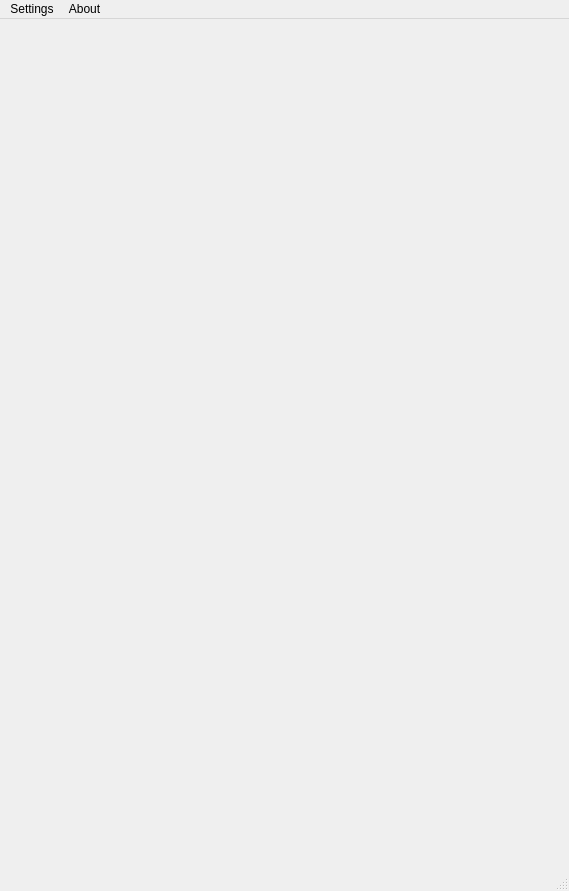
<?xml version="1.0" encoding="UTF-8"?>
<ui version="4.0">
 <class>ParentSettingsMainWindow</class>
 <widget class="QMainWindow" name="ParentSettingsMainWindow">
  <property name="geometry">
   <rect>
    <x>0</x>
    <y>0</y>
    <width>569</width>
    <height>891</height>
   </rect>
  </property>
  <property name="windowTitle">
   <string>MainWindow</string>
  </property>
  <widget class="QWidget" name="centralwidget"/>
  <widget class="QMenuBar" name="menubar">
   <property name="geometry">
    <rect>
     <x>0</x>
     <y>0</y>
     <width>569</width>
     <height>22</height>
    </rect>
   </property>
   <widget class="QMenu" name="menuSettings">
    <property name="title">
     <string>Settings</string>
    </property>
    <addaction name="openSetup"/>
   </widget>
   <widget class="QMenu" name="menuAbout">
    <property name="title">
     <string>About</string>
    </property>
    <addaction name="openHelp"/>
   </widget>
   <addaction name="menuSettings"/>
   <addaction name="menuAbout"/>
  </widget>
  <widget class="QStatusBar" name="statusbar"/>
  <action name="openSetup">
   <property name="text">
    <string>Modify Setup</string>
   </property>
  </action>
  <action name="openHelp">
   <property name="text">
    <string>Help</string>
   </property>
  </action>
 </widget>
 <resources/>
 <connections/>
</ui>
